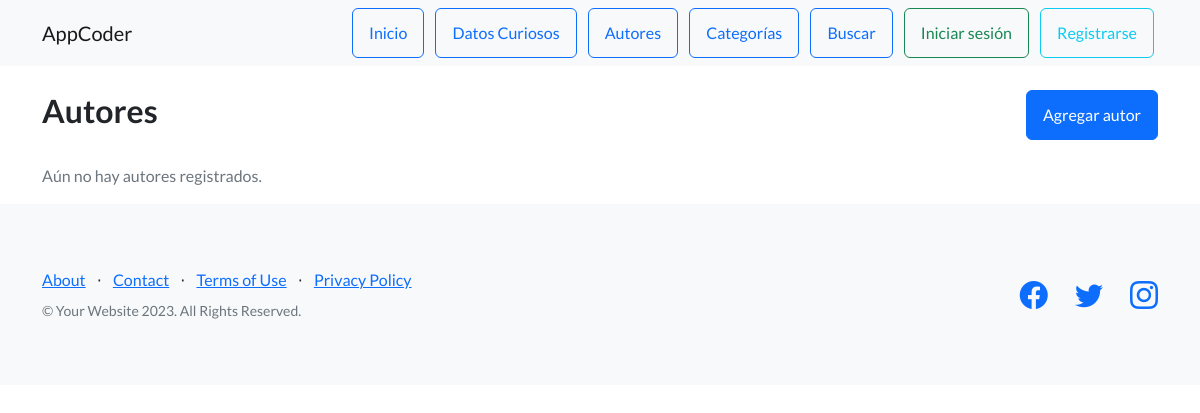
Before: /autores/ with the older database file.
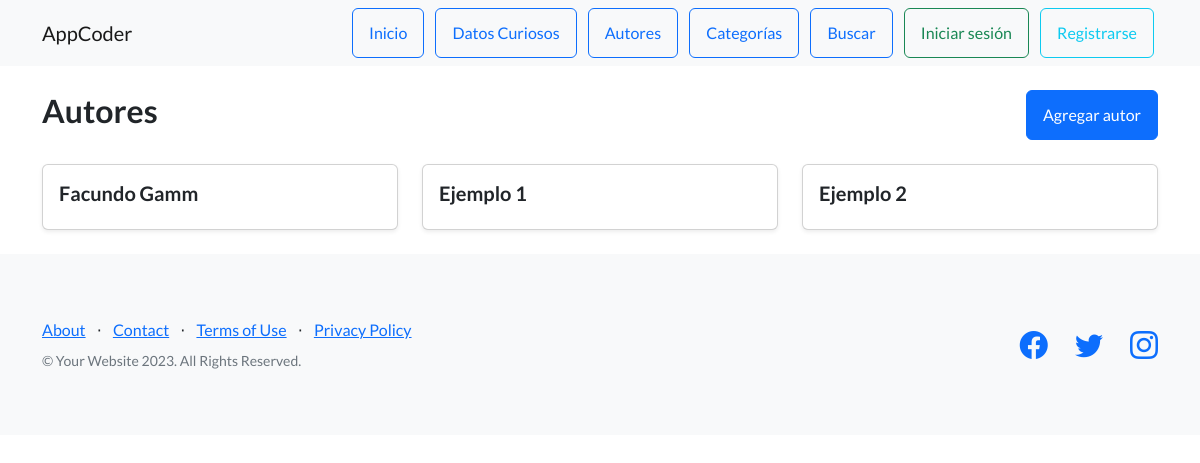
After: the same page with the newer database file.
### AppCoder/models.py (models this page shows, shortened)
class Autor(models.Model):
    nombre = models.CharField(max_length=50)
    apellido = models.CharField(max_length=50)
    pais = models.CharField(max_length=50)
    profesion = models.CharField(max_length=100, blank=True, null=True) #opcional

### AppCoder/views.py (the view)
# urls.py: path('autores/', views.ver_autores, name='ver_autores'),  #al poner /autores se ve la lista de autores cargadso
def ver_autores(request):
    autores = Autor.objects.all()
    return render(request, "AppCoder/autores.html", {"autores": autores})

### AppCoder/templates/AppCoder/autores.html (shortened to what this page needs)
{% extends 'AppCoder/padre.html' %}
{% load static %}
{% block contenido %}
<div class="container mt-4">
    <div class="d-flex justify-content-between align-items-center mb-4">
        <h2>Autores</h2>
        <a href="{% url 'agregar_autor' %}" class="btn btn-primary">Agregar autor</a>
    </div>
    {% if autores %}
        <div class="row">
            {% for autor in autores %}
                <div class="col-md-6 col-lg-4 mb-4">
                    <div class="card h-100 shadow-sm">
                        <div class="card-body">
                            <h5 class="card-title">{{ autor.nombre }}</h5>
                        </div>
                    </div>
                </div>
            {% endfor %}
        </div>
    {% else %}
        <p class="text-muted">Aún no hay autores registrados.</p>
    {% endif %}
</div>
{% endblock %}

Changed rows visible on the page:
added Autor: nombre "Facundo Gamm"
added Autor: nombre "Ejemplo 1"
added Autor: nombre "Ejemplo 2"
Other visible differences:
text no longer shown: "Aún no hay autores registrados."
